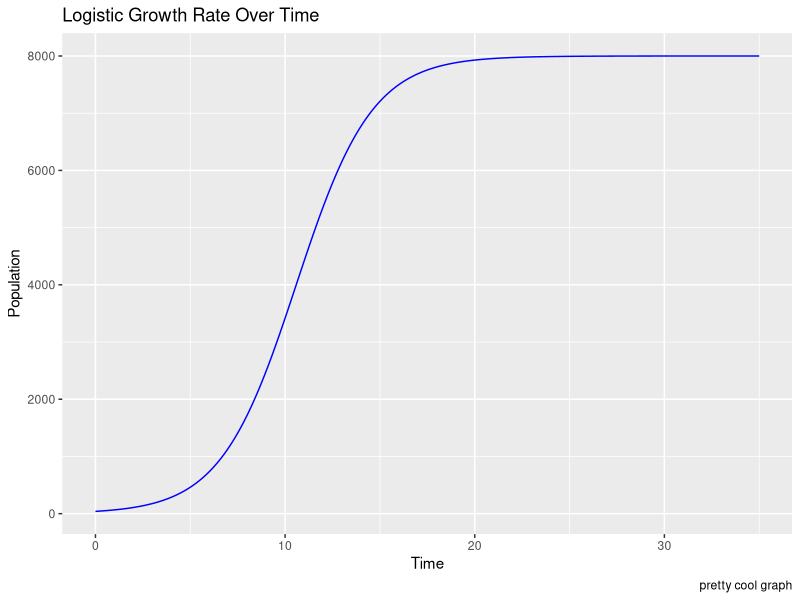
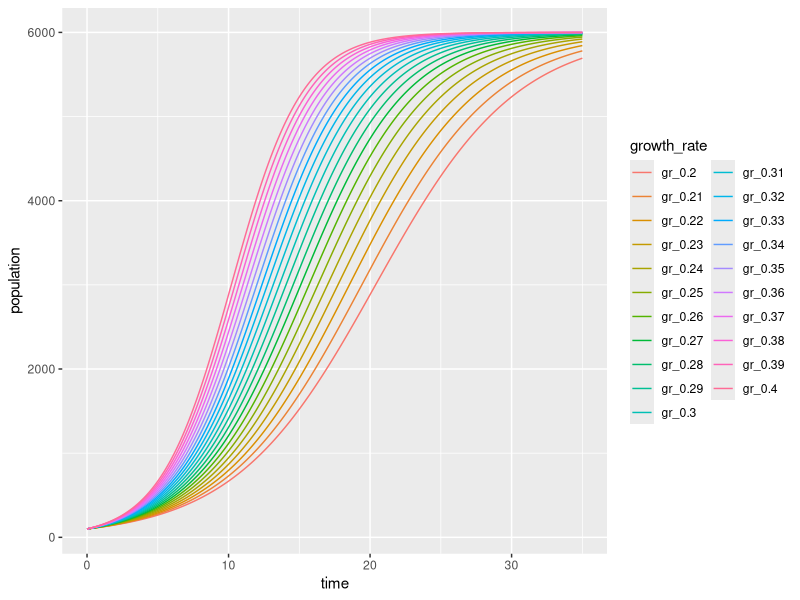

The R script that drew these images, in order:
## ---- chunk 1
library(tidyverse)
## ---- chunk 2
file_prefix <- c("temp", "ph", "salinity")
file_suffix <- c(1, 2, 3, 4, 5)

for (i in seq_along(file_prefix)) {
  for (j in seq_along(file_suffix)) {
    print(paste0(file_prefix[i], "_", file_suffix[j]))
  }
}
## ---- chunk 3
odds <- c(1, 3, 5)
evens <- c(2, 4, 6, 8)

for (i in seq_along(odds)) {
  for (j in seq_along(evens)) {
    print(odds[i] * evens[j])
  }
}
## ---- chunk 4
# You run 2 miles, and these are your quarter mile splits (in minutes)

quarter_splits <- c(1.0, 1.1, 1.2, 1.1, 1.4, 1.5, 1.6, 1.4)

# Write a for loop that returns your total time for any two consecutive quarter miles

for (i in seq_along(quarter_splits)) {
  half_mile_time = quarter_splits[i] + quarter_splits[i + 1]
  print(half_mile_time)
}

# could issue an empty vector if you want to store this for later
## ---- chunk 5
exclaim_age <- function(age) {
  print(paste("I am", age, " years old!"))
}

exclaim_age(age=10)
## ---- chunk 6
apples <- c(1, 2, 3, 4)
price <- c(7, 10, 25)

fruit_out <- matrix(nrow = length(price), ncol = length(apples))

for (i in seq_along(apples)) {
  for (j in seq_along(price)) {
    total_cost <- price[j] * apples[i]
    fruit_out[j, i] <- total_cost
  }
}

fruit_out

# class example:

clothing <- c("shirt","pants", "shoes")
color <- c("purple", "red", "blue", "white")

our_clothes <- matrix(nrow = length(color), ncol = length(clothing))

for (i in seq_along(clothing)) {
  for (j in seq_along(color)) {
    clothing_details <- paste(color[j], clothing[i])
    our_clothes[j,i] <- clothing_details
  }
}

our_clothes
## ---- chunk 7
number_drinks <- c(1, 2, 3, 4, 5)
price <- c(14, 16, 20)

drink_price <- matrix(nrow = length(price), ncol = length(number_drinks))

for (i in seq_along(number_drinks)) {
  for (j in seq_along(price)) {
    drink_cost <- price[j] * number_drinks[i]
    drink_price[j, i] <- drink_cost
  }
}

drink_price
## ---- chunk 8
my_function <- function(orange, rainbows) {
  (orange * rainbows / 2.4) ^ 2
}

# Shorcut: Mac: cmd + option + x
# PC: Ctrl + Alt + x  
## ---- chunk 9
logistic_growth <- function(K, N0, r, time) {
  K / (1 + ((K - N0) / N0) * exp(-r * time))
}

# Test:
logistic_growth(K = 5000, N0 = 100, r = 0.07, time = 42)
## ---- chunk 10
time_vec <- seq(from = 0, to = 35, by = 0.1)

pop_35 <- logistic_growth(N0 = 40, K = 8000, r = 0.5, time = time_vec)

pop_time35_df <- data.frame(time_vec, pop_35)

ggplot(data = pop_time35_df, aes(x = time_vec, y = pop_35)) +
  geom_line(color = "blue") +
  labs(x = "Time", 
       y = "Population", 
       title = "Logistic Growth Rate Over Time", 
       caption = "pretty cool graph")
## ---- chunk 11
pop_35_vec <- vector(mode = "numeric", length = length(time_vec))

for (i in seq_along(time_vec)) {
  population <- logistic_growth(N0 = 100, K = 6000, r = 0.27, time = time_vec[i])
  pop_35_vec[i] <- population
}

pop_35_vec
## ---- chunk 12
r_seq <- seq(from = 0.20, to = 0.4, by = 0.01)

#write over a nested for loop
## ---- chunk 13
out_matrix <- matrix(nrow = length(time_vec), ncol = length(r_seq))

for (i in seq_along(r_seq)) {
  for (j in seq_along(time_vec)) {
    pop <- logistic_growth(N0 = 100, K = 6000, r_seq[i], time_vec[j])
    out_matrix[j, i] <- pop
  }
}

### Not some wrangling

logistic_df <- data.frame(out_matrix, time = time_vec)

# update column names

colnames(logistic_df) <- c(paste0("gr_", r_seq), "time")

# Create a data.frame where each variable only has a singe column (variables = population, time, growth rate)

logistic_df_long <- logistic_df |> 
  pivot_longer(cols = -time, values_to = "population", names_to = "growth_rate")

ggplot(data = logistic_df_long, aes(x = time, y = population)) +
  geom_line(aes(color = growth_rate))
## ---- chunk 14
calc_windpower <- function(rho, radius, windspeed) {

  if (windspeed > 130) {
    warning("Whoa, that's really dast. Are you sure?")
}

if (rho > 1.225) {
  warning("That air density is suspicious")
  
}
  if (radius < 0) {
    stop("Rotor radius must be a positibe value (meters)")
  }

 0.3*rho*pi(radius^2)*(windspeed^3)
 
}
